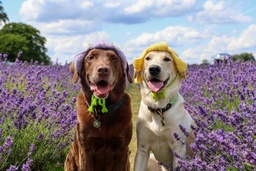
#> input picture p5/labs.jpg, 256 x 171 px, shrunk from 2048 x 1366 before the run
$ jupyter execute 05_kernel.ipynb
#> lines starting #> are read from the running program, lines starting #| are printed output that depends on the picture
[cell 1]
import numpy as np
import matplotlib.pyplot as plt
import cv2

### **Creando las funciones y cargando la imagen**
---

[cell 2]
def apply_padding(img, pad_width):
    return np.pad(img, pad_width=((pad_width, pad_width), (pad_width, pad_width), (0, 0)), mode='constant', constant_values=0)

[cell 3]
def apply_custom_kernel(og_img, kernel):
  # Para trabajar en los bordes, aplico el concepto de padding con valores = 0
  floor_div_padding = kernel.shape[0] // 2
  img = apply_padding(og_img, floor_div_padding)


  height = og_img.shape[0]
  width = og_img.shape[1]

  newImg = np.zeros((height, width, 3), dtype=np.uint8)

  for i in range(floor_div_padding, height + floor_div_padding):
    for j in range(floor_div_padding, width + floor_div_padding):
       for c in range(3):
          # Extraer la submatriz correspondiente al área del kernel
          submatrix = img[i-floor_div_padding:i+floor_div_padding+1, j-floor_div_padding:j+floor_div_padding+1, c]
          pixel_sum = np.sum(submatrix * kernel)
          newImg[i-floor_div_padding, j-floor_div_padding, c] = min(max(int(pixel_sum), 0), 255)

  return newImg

[cell 4]
path_1 = './labs.jpg'

img_1 = cv2.cvtColor(cv2.imread(path_1), cv2.COLOR_BGR2RGB)
plt.imshow(img_1)

### **Definiendo algunos filtros con distinto tamaño de Kernel**
---

[cell 5]
# Blur
blur_3x3 = 1/9 * np.array([
    [1, 1, 1],
    [1, 1, 1],
    [1, 1, 1]
])

blur_7x7 = 1/49 * np.array([
    [1, 1, 1, 1, 1, 1, 1],
    [1, 1, 1, 1, 1, 1, 1],
    [1, 1, 1, 1, 1, 1, 1],
    [1, 1, 1, 1, 1, 1, 1],
    [1, 1, 1, 1, 1, 1, 1],
    [1, 1, 1, 1, 1, 1, 1],
    [1, 1, 1, 1, 1, 1, 1]
])


# Sharpening
sharpen_5x5 = np.array([
    [-1, -1, -1, -1, -1],
    [-1,  2,  2,  2, -1],
    [-1,  2,  8,  2, -1],
    [-1,  2,  2,  2, -1],
    [-1, -1, -1, -1, -1]
])
sharpen_5x5 = sharpen_5x5 / np.sum(sharpen_5x5)


sharpen_11x11 = np.array([
    [-1, -1, -1, -1, -1, -1, -1, -1, -1, -1, -1],
    [-1,  1,  1,  1,  1,  1,  1,  1,  1,  1, -1],
    [-1,  1,  2,  2,  2,  2,  2,  2,  2,  1, -1],
    [-1,  1,  2,  4,  4,  4,  4,  4,  2,  1, -1],
    [-1,  1,  2,  4,  8,  8,  8,  4,  2,  1, -1],
    [-1,  1,  2,  4,  8, 16,  8,  4,  2,  1, -1],
    [-1,  1,  2,  4,  8,  8,  8,  4,  2,  1, -1],
    [-1,  1,  2,  4,  4,  4,  4,  4,  2,  1, -1],
    [-1,  1,  2,  2,  2,  2,  2,  2,  2,  1, -1],
    [-1,  1,  1,  1,  1,  1,  1,  1,  1,  1, -1],
    [-1, -1, -1, -1, -1, -1, -1, -1, -1, -1, -1]
])
sharpen_11x11 = sharpen_11x11 / np.sum(sharpen_11x11)

# Sobel
sobel_x_5x5 = np.array([
    [-2, -1, 0,  1,  2],
    [-3, -2, 0,  2,  3],
    [-4, -3, 0,  3,  4],
    [-3, -2, 0,  2,  3],
    [-2, -1, 0,  1,  2]
])

sobel_x_7x7 = np.array([
    [-3, -2, -1, 0,  1,  2,  3],
    [-4, -3, -2, 0,  2,  3,  4],
    [-5, -4, -3, 0,  3,  4,  5],
    [-6, -5, -4, 0,  4,  5,  6],
    [-5, -4, -3, 0,  3,  4,  5],
    [-4, -3, -2, 0,  2,  3,  4],
    [-3, -2, -1, 0,  1,  2,  3]
])

# Laplaciano
laplacian_3x3 = np.array([
    [ 0,  1,  0],
    [ 1, -4,  1],
    [ 0,  1,  0]
])

laplacian_11x11 = np.array([
    [  0,   0,   0,   1,   1,   2,   1,   1,   0,   0,   0],
    [  0,   1,   1,   2,   2,   3,   2,   2,   1,   1,   0],
    [  0,   1,   2,   4,   4,   5,   4,   4,   2,   1,   0],
    [  1,   2,   4,   8,   8,  10,   8,   8,   4,   2,   1],
    [  1,   2,   4,   8,  16,  18,  16,   8,   4,   2,   1],
    [  2,   3,   5,  10,  18, -80,  18,  10,   5,   3,   2],
    [  1,   2,   4,   8,  16,  18,  16,   8,   4,   2,   1],
    [  1,   2,   4,   8,   8,  10,   8,   8,   4,   2,   1],
    [  0,   1,   2,   4,   4,   5,   4,   4,   2,   1,   0],
    [  0,   1,   1,   2,   2,   3,   2,   2,   1,   1,   0],
    [  0,   0,   0,   1,   1,   2,   1,   1,   0,   0,   0]
])

### **Poniendo a prueba los resultados y comparandolos vs funciones de OpenCV**
---

[cell 6]
sobel_5 = apply_custom_kernel(img_1, sobel_x_5x5)
#> in apply_padding, `return np.pad(img, pad_width=((pad_width, pad_width), (pad_width, pad_..`:
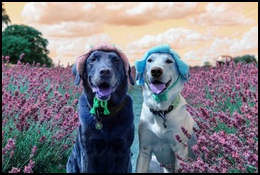
#> returned value: shape (175, 260, 3); mean of channels 0, 1, 2 131.1, 123.8, 126.2; drawn as B, G, R
#> after the loop in apply_custom_kernel, `for i in range(floor_div_padding, height + floor_div_padding):`:
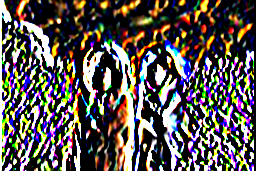
#> newImg: shape (171, 256, 3); mean R, G, B 92.3, 85.9, 82.7
plt.imshow(sobel_5)

[cell 7]
# Comparando con resultado de cv2

sobel_5_cv2 = cv2.filter2D(img_1, -1, sobel_x_5x5)
plt.imshow(sobel_5_cv2)

[cell 8]
laplacian_3 = apply_custom_kernel(img_1, laplacian_3x3)
#> call 2 of apply_padding, with pad_width = 1
#> in apply_padding (call 2), `return np.pad(img, pad_width=((pad_width, pad_width), (pad_width, pad_..`:
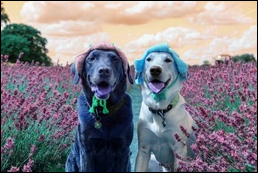
#> returned value: shape (173, 258, 3); mean of channels 0, 1, 2 133.6, 126.2, 128.6; drawn as B, G, R
#> after the loop in apply_custom_kernel (call 2), `for i in range(floor_div_padding, height + floor_div_padding):`:
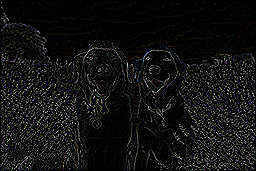
#> newImg: shape (171, 256, 3); mean R, G, B 15.7, 15.6, 15.8
plt.imshow(laplacian_3)

[cell 9]
laplacian_3_cv2 = cv2.filter2D(img_1, -1, laplacian_3x3)
plt.imshow(laplacian_3_cv2)

[cell 10]
sharpen_11 = apply_custom_kernel(img_1, sharpen_11x11)
#> call 3 of apply_padding, with pad_width = 5
#> in apply_padding (call 3), `return np.pad(img, pad_width=((pad_width, pad_width), (pad_width, pad_..`:
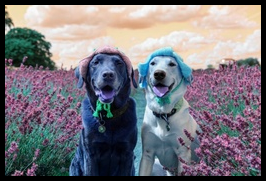
#> returned value: shape (181, 266, 3); mean of channels 0, 1, 2 123.9, 117, 119.2; drawn as B, G, R
#> after the loop in apply_custom_kernel (call 3), `for i in range(floor_div_padding, height + floor_div_padding):`:
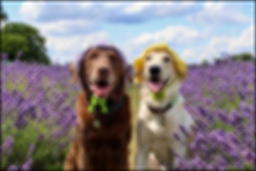
#> newImg: shape (171, 256, 3); mean R, G, B 134.3, 126.7, 129.1
plt.imshow(sharpen_11)

[cell 11]
sharpen_11_cv2 = cv2.filter2D(img_1, -1, sharpen_11x11)
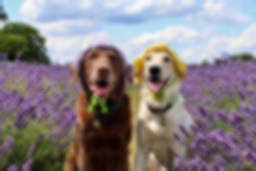
#> sharpen_11_cv2: shape (171, 256, 3); mean R, G, B 136.2, 128.6, 131.1
plt.imshow(sharpen_11_cv2)

[cell 12]
blur_7 = apply_custom_kernel(img_1, blur_7x7)
#> call 4 of apply_padding, with pad_width = 3
#> in apply_padding (call 4), `return np.pad(img, pad_width=((pad_width, pad_width), (pad_width, pad_..`:
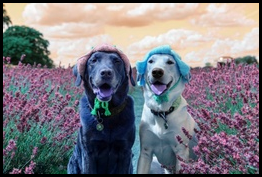
#> returned value: shape (177, 262, 3); mean of channels 0, 1, 2 128.6, 121.4, 123.8; drawn as B, G, R
#> after the loop in apply_custom_kernel (call 4), `for i in range(floor_div_padding, height + floor_div_padding):`:
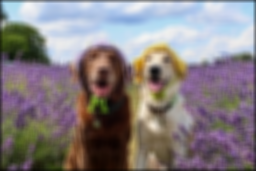
#> newImg: shape (171, 256, 3); mean R, G, B 133.5, 125.9, 128.3
plt.imshow(blur_7)

[cell 13]
blur_7_cv2 = cv2.filter2D(img_1, -1, blur_7x7)
plt.imshow(blur_7_cv2)
